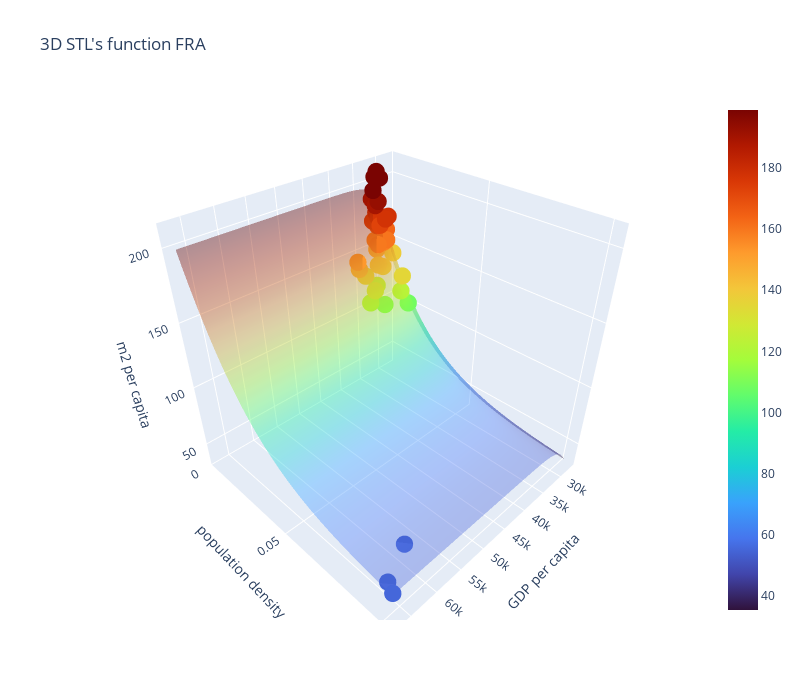
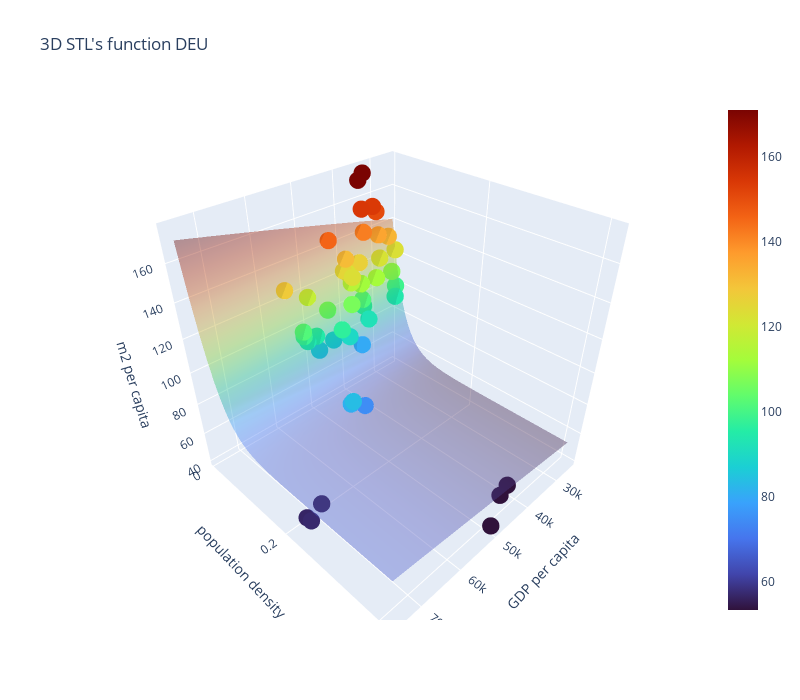

The notebook cell these images were saved under, in order:
### Markdown cell above
#### PART 5 : the STL function fit

The surface is the fitted Spatio Temporal logistic function.
The points are the data

### Code cell
import plotly.graph_objects as go

for j in range(len(regions)):
    try:
        # Create a meshgrid of x and y values
        x = np.linspace(min(df_gdp_cap_region_handler[j]), max(df_gdp_cap_region_handler[j]), 50)
        y = np.linspace(min(df_pop_density_region_handler[j]), max(df_pop_density_region_handler[j]), 50)
        x_grid, y_grid = np.meshgrid(x, y)
        z = STL([x_grid,y_grid], STL_fit_handler[j].fitted_params[0], STL_fit_handler[j].fitted_params[1], STL_fit_handler[j].fitted_params[2], STL_fit_handler[j].fitted_params[3], STL_fit_handler[j].fitted_params[4])
        cmin = np.min(z)
        cmax = np.max(z)
        
        # Create the surface plot using Plotly
        fig = go.Figure(data=[
            go.Surface(
                z=z, 
                x=x_grid, 
                y=y_grid, 
                colorscale="Turbo", 
                cmin=cmin,
                cmax=cmax,
                opacity=0.4),
            go.Scatter3d(
                x=df_gdp_cap_region_handler[j], y=df_pop_density_region_handler[j], z=df_built_up_region_handler[j],
                mode='markers',  # Use 'markers' for scatter plot
                marker=dict(
                    size=6,  # Size of the points
                    color=df_built_up_region_handler[j],  # Color of the points
                    colorscale='Turbo',  # Colorscale for the points
                    cmin=cmin,
                    cmax=cmax,
                    opacity=1.0
                )
            ),
            
            ]
            )
    
        # Customize the layout
        fig.update_layout(title=f'3D STL\'s function {regions[j].name}',
                        scene=dict(
                            xaxis_title='GDP per capita',
                            yaxis_title='population density',
                            zaxis_title='m2 per capita'
                        ),
                        width=800, height=700)
    
        # Show the plot
        fig.show()
    except Exception as e:
        print(region.name, "\n", e)

### Figure 1 — Plotly figure (JSON) as saved in the notebook; plotly's stock layout.template omitted (floating-point values rounded to 4 significant figures; data arrays with more than 128 entries replaced by an {"elided": "..."} marker saying what was removed)
{"data": [{"cmax": 199.1, "cmin": 35.23, "colorscale": [[0, "#30123b"], [0.07143, "#4145ab"], [0.1429, "#4675ed"], [0.2143, "#39a2fc"], [0.2857, "#1bcfd4"], [0.3571, "#24eca6"], [0.4286, "#61fc6c"], [0.5, "#a4fc3b"], [0.5714, "#d1e834"], [0.6429, "#f3c63a"], [0.7143, "#fe9b2d"], [0.7857, "#f36315"], [0.8571, "#d93806"], [0.9286, "#b11901"], [1, "#7a0402"]], "opacity": 0.4, "type": "surface", "x": {"elided": "50x50 float values"}, "y": {"elided": "50x50 float values"}, "z": {"elided": "50x50 float values"}}, {"marker": {"cmax": 199.1, "cmin": 35.23, "color": [54.57, 54.39, 55.19, 139.8, 159.4, 178.2, 108.4, 122.7, 135.0, 124.5, 141.4, 157.9, 172.7, 189.6, 201.7, 160.2, 177.6, 193.1, 174.5, 190.9, 206.8, 164.1, 170.4, 177.1, 137.2, 145.8, 152.7, 138.4, 147.7, 154.0, 174.1, 191.1, 209.5, 158.0, 179.4, 203.6, 112.0, 121.0, 130.0], "colorscale": [[0, "#30123b"], [0.07143, "#4145ab"], [0.1429, "#4675ed"], [0.2143, "#39a2fc"], [0.2857, "#1bcfd4"], [0.3571, "#24eca6"], [0.4286, "#61fc6c"], [0.5, "#a4fc3b"], [0.5714, "#d1e834"], [0.6429, "#f3c63a"], [0.7143, "#fe9b2d"], [0.7857, "#f36315"], [0.8571, "#d93806"], [0.9286, "#b11901"], [1, "#7a0402"]], "opacity": 1, "size": 6}, "mode": "markers", "type": "scatter3d", "x": [60656, 66306, 67090, 32819, 33974, 31652, 29666, 31667, 31403, 33735, 33470, 32095, 33159, 34523, 35263, 31930, 32552, 34396, 31805, 33328, 33176, 30335, 32730, 32831, 36527, 38187, 38692, 27360, 31478, 29667, 33325, 33593, 32458, 32638, 32432, 31488, 33960, 37734, 36835], "y": [0.09139, 0.09775, 0.1019, 0.01072, 0.01105, 0.01106, 0.01844, 0.01873, 0.01884, 0.009399, 0.009628, 0.009634, 0.01016, 0.01117, 0.01194, 0.01085, 0.01186, 0.01245, 0.006287, 0.006819, 0.007143, 0.0067, 0.007545, 0.008138, 0.009872, 0.01069, 0.01137, 0.003085, 0.003612, 0.004034, 0.006201, 0.006449, 0.006494, 0.005703, 0.005869, 0.005829, 0.01469, 0.01585, 0.01643], "z": [54.57, 54.39, 55.19, 139.8, 159.4, 178.2, 108.4, 122.7, 135.0, 124.5, 141.4, 157.9, 172.7, 189.6, 201.7, 160.2, 177.6, 193.1, 174.5, 190.9, 206.8, 164.1, 170.4, 177.1, 137.2, 145.8, 152.7, 138.4, 147.7, 154.0, 174.1, 191.1, 209.5, 158.0, 179.4, 203.6, 112.0, 121.0, 130.0]}], "layout": {"height": 700, "scene": {"xaxis": {"title": {"text": "GDP per capita"}}, "yaxis": {"title": {"text": "population density"}}, "zaxis": {"title": {"text": "m2 per capita"}}}, "title": {"text": "3D STL's function FRA"}, "width": 800}}

### Figure 2 — Plotly figure (JSON) as saved in the notebook; plotly's stock layout.template omitted (floating-point values rounded to 4 significant figures; data arrays with more than 128 entries replaced by an {"elided": "..."} marker saying what was removed)
{"data": [{"cmax": 171.0, "cmin": 53.43, "colorscale": [[0, "#30123b"], [0.07143, "#4145ab"], [0.1429, "#4675ed"], [0.2143, "#39a2fc"], [0.2857, "#1bcfd4"], [0.3571, "#24eca6"], [0.4286, "#61fc6c"], [0.5, "#a4fc3b"], [0.5714, "#d1e834"], [0.6429, "#f3c63a"], [0.7143, "#fe9b2d"], [0.7857, "#f36315"], [0.8571, "#d93806"], [0.9286, "#b11901"], [1, "#7a0402"]], "opacity": 0.4, "type": "surface", "x": {"elided": "50x50 float values"}, "y": {"elided": "50x50 float values"}, "z": {"elided": "50x50 float values"}}, {"marker": {"cmax": 171.0, "cmin": 53.43, "color": [86.65, 94.91, 101.8, 104.8, 118.3, 128.1, 41.32, 42.26, 41.24, 132.3, 153.9, 171.2, 74.66, 81.05, 83.58, 54.85, 56.61, 57.19, 84.55, 93.98, 98.42, 108.2, 135.5, 154.5, 111.4, 131.0, 145.6, 101.7, 115.7, 125.2, 92.32, 106.8, 123.2, 94.11, 112.3, 126.5, 122.8, 150.7, 174.6, 96.51, 112.0, 122.4, 98.97, 122.0, 141.8, 80.13, 89.85, 96.93], "colorscale": [[0, "#30123b"], [0.07143, "#4145ab"], [0.1429, "#4675ed"], [0.2143, "#39a2fc"], [0.2857, "#1bcfd4"], [0.3571, "#24eca6"], [0.4286, "#61fc6c"], [0.5, "#a4fc3b"], [0.5714, "#d1e834"], [0.6429, "#f3c63a"], [0.7143, "#fe9b2d"], [0.7857, "#f36315"], [0.8571, "#d93806"], [0.9286, "#b11901"], [1, "#7a0402"]], "opacity": 1, "size": 6}, "mode": "markers", "type": "scatter3d", "x": [45800, 50328, 53633, 45711, 50665, 56015, 39356, 42772, 49652, 26739, 31285, 35109, 52461, 55992, 55947, 70880, 75066, 75081, 49745, 52563, 53459, 25556, 29596, 34256, 36156, 40094, 44352, 36150, 39186, 41211, 36879, 41406, 40817, 26502, 32119, 36949, 25127, 30644, 34126, 35659, 36124, 39955, 25223, 30015, 34523, 40233, 43651, 45659], "y": [0.02926, 0.03001, 0.031, 0.01733, 0.01783, 0.01871, 0.3801, 0.3864, 0.4119, 0.008798, 0.008494, 0.008529, 0.1661, 0.1658, 0.1707, 0.2313, 0.2408, 0.2507, 0.0287, 0.02875, 0.02982, 0.007915, 0.007304, 0.007113, 0.0167, 0.01676, 0.0169, 0.02038, 0.02029, 0.0207, 0.04235, 0.04041, 0.039, 0.02441, 0.02282, 0.02229, 0.01291, 0.01148, 0.0107, 0.01822, 0.01858, 0.01905, 0.01514, 0.01391, 0.01319, 0.05306, 0.05268, 0.0529], "z": [86.65, 94.91, 101.8, 104.8, 118.3, 128.1, 41.32, 42.26, 41.24, 132.3, 153.9, 171.2, 74.66, 81.05, 83.58, 54.85, 56.61, 57.19, 84.55, 93.98, 98.42, 108.2, 135.5, 154.5, 111.4, 131.0, 145.6, 101.7, 115.7, 125.2, 92.32, 106.8, 123.2, 94.11, 112.3, 126.5, 122.8, 150.7, 174.6, 96.51, 112.0, 122.4, 98.97, 122.0, 141.8, 80.13, 89.85, 96.93]}], "layout": {"height": 700, "scene": {"xaxis": {"title": {"text": "GDP per capita"}}, "yaxis": {"title": {"text": "population density"}}, "zaxis": {"title": {"text": "m2 per capita"}}}, "title": {"text": "3D STL's function DEU"}, "width": 800}}
